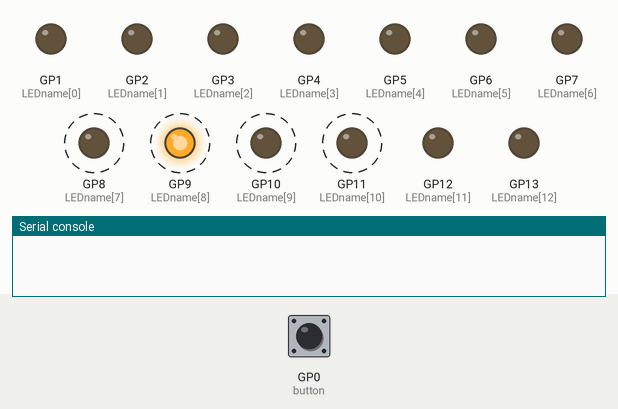
Bench run of a program on a simulated Raspberry Pi Pico running MicroPython. On the bench: output pins drawn as LEDs (lit = HIGH), the last lines printed to the serial console. Dashed ring = blinking. The test bench sets the inputs (shaded band); at power-on: GP0 (button) LOW. Random numbers come from a fixed seed.

Above: at 1.2 s.
1.3 s: GP0 (button) pulled HIGH for 0.15 s
At 1.3 s:
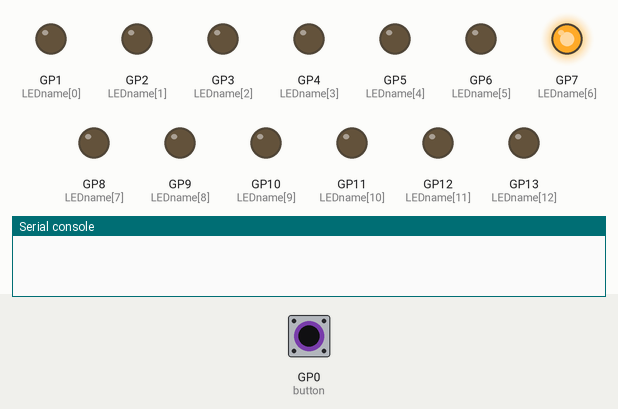
4.4 s: GP0 (button) pulled HIGH for 1 s
At 7.6 s:
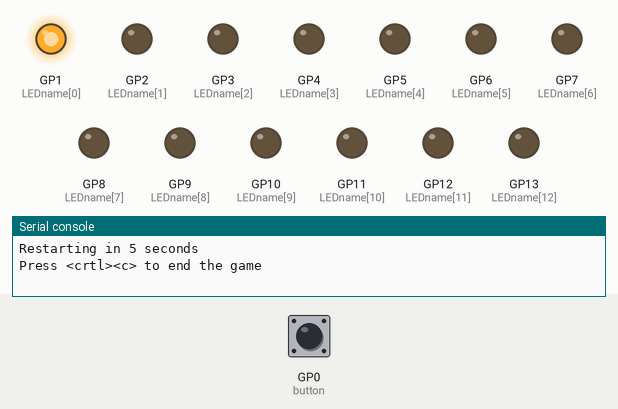
7.9 s: GP0 (button) pulled HIGH for 3.2 s
At 16.72 s:
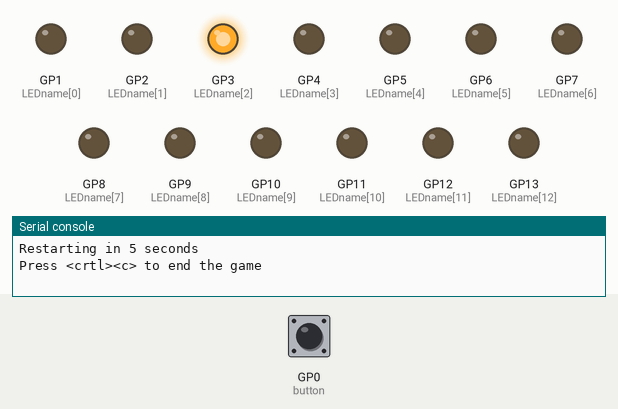
Timing chart, 0 to 24.6 s (numbered marks = the images above; inputs shaded):
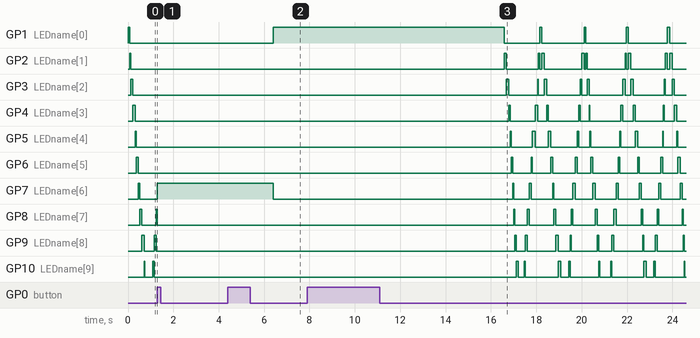

The program:

capture_the_light_interrupts.py
```python
# Program to play Capture the Light Game with interrupts and debouncing
# Lori Pfahler
# Feb 2023

from machine import Pin
import utime
import random

# setup the button pin
button = Pin(0, Pin.IN, Pin.PULL_DOWN)

# how fast the lights are moving initially
delayTime = 0.07
# range for how fast the light will move from LED to LED
# Using random function to make it harder for the user
# to time the button press
delayTimeMin = 0.03
delayTimeMax = 0.12

# create an empty list to hold the LED Pin info
LEDlist = []
# setup LEDs - 13 LEDs in my circuit
for i in range(1, 14, 1):
    # i is the GPIO pin number: 1-13
    LEDname = 'LED'+str(i)
    LEDname = Pin(i, Pin.OUT)
    LEDlist.append(LEDname)

# turn off the LEDs from a previous "bad" run
for i in LEDlist:
    i.value(0)

# define interrupt handler fuction that does button debouncing
def button_handler(button):
    global interrupt_flag, debounce_time
    if (utime.ticks_ms()-debounce_time) > 300:
        interrupt_flag= 1
        debounce_time=utime.ticks_ms()

interrupt_flag=0
debounce_time=0

button.irq(trigger = Pin.IRQ_RISING, handler = button_handler)

# variables needed to cycle through the LEDs
index = 0
step = 1

try:
    while True:
        # 13 LEDS in circuit - they are contained in 0-12 positions in LEDlist
        if index == 12:
            step = -1
        elif index == 0:
            step = 1
        LEDlist[index].value(1)
        utime.sleep(delayTime)
        LEDlist[index].value(0)
        if interrupt_flag == 1:
            interrupt_flag=0
            # light the LED that was lit when the button was pushed
            LEDlist[index].value(1)
            # give feedback on game results
            if index ==5 or index == 7:
                print('Good!')
            elif index == 6:
                print('Excellent!')
            else:
                print('Try Again!')
            print('Restarting in 5 seconds')
            print('Press <crtl><c> to end the game\n')
            utime.sleep(5)
            # turn off led
            LEDlist[index].value(0)
            # reset index and step
            index = -1
            step = 1
        index += step
        # add in some differing speeds
        delayTime = random.uniform(delayTimeMin, delayTimeMax)


except KeyboardInterrupt:
    print('Thanks for playing!')
    for i in LEDlist:
        i.value(0)  
```
